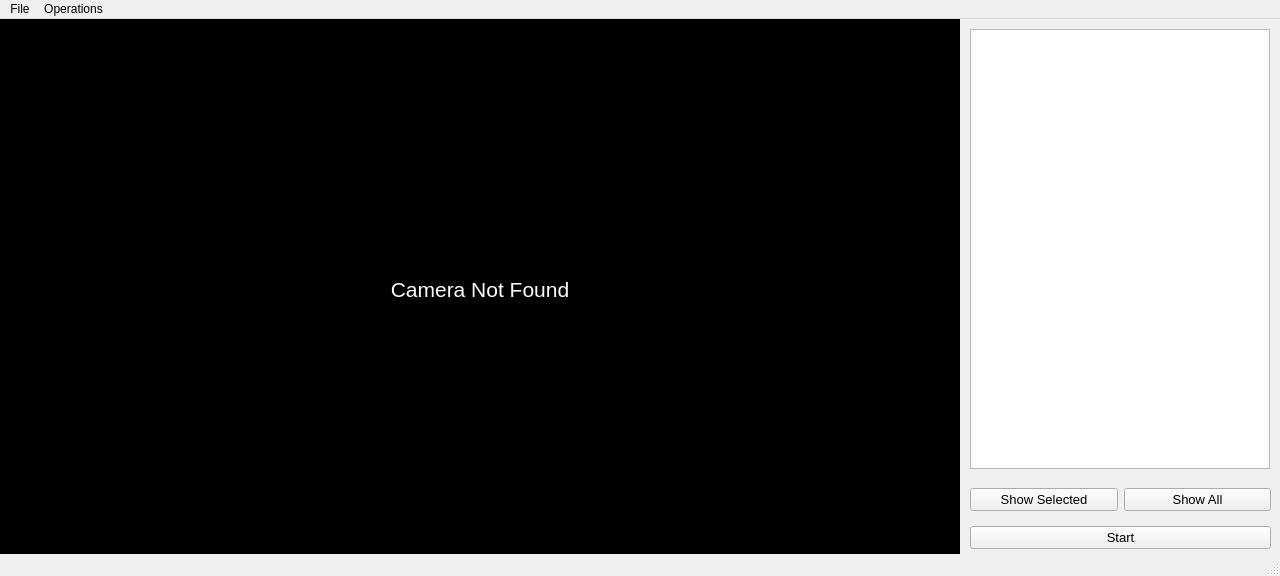
<?xml version="1.0" encoding="UTF-8"?>
<ui version="4.0">
 <class>MainWindow</class>
 <widget class="QMainWindow" name="MainWindow">
  <property name="geometry">
   <rect>
    <x>0</x>
    <y>0</y>
    <width>1280</width>
    <height>576</height>
   </rect>
  </property>
  <property name="minimumSize">
   <size>
    <width>960</width>
    <height>576</height>
   </size>
  </property>
  <property name="maximumSize">
   <size>
    <width>1280</width>
    <height>576</height>
   </size>
  </property>
  <property name="windowTitle">
   <string>MainWindow</string>
  </property>
  <widget class="QWidget" name="centralwidget">
   <widget class="QLabel" name="label_camera">
    <property name="geometry">
     <rect>
      <x>0</x>
      <y>0</y>
      <width>960</width>
      <height>540</height>
     </rect>
    </property>
    <property name="font">
     <font>
      <pointsize>16</pointsize>
     </font>
    </property>
    <property name="cursor">
     <cursorShape>CrossCursor</cursorShape>
    </property>
    <property name="styleSheet">
     <string notr="true">color: white;
background: black;</string>
    </property>
    <property name="text">
     <string>Camera Not Found</string>
    </property>
    <property name="alignment">
     <set>Qt::AlignCenter</set>
    </property>
   </widget>
   <widget class="QTableView" name="table_shots">
    <property name="geometry">
     <rect>
      <x>970</x>
      <y>10</y>
      <width>300</width>
      <height>440</height>
     </rect>
    </property>
    <property name="font">
     <font>
      <family>MS Shell Dlg 2</family>
      <pointsize>10</pointsize>
     </font>
    </property>
    <property name="cursor" stdset="0">
     <cursorShape>IBeamCursor</cursorShape>
    </property>
   </widget>
   <widget class="QWidget" name="gridLayoutWidget">
    <property name="geometry">
     <rect>
      <x>970</x>
      <y>460</y>
      <width>301</width>
      <height>81</height>
     </rect>
    </property>
    <layout class="QGridLayout" name="gridLayout">
     <property name="spacing">
      <number>6</number>
     </property>
     <item row="0" column="0">
      <widget class="QPushButton" name="button_show_seected">
       <property name="font">
        <font>
         <family>MS Shell Dlg 2</family>
         <pointsize>10</pointsize>
        </font>
       </property>
       <property name="cursor">
        <cursorShape>PointingHandCursor</cursorShape>
       </property>
       <property name="text">
        <string>Show Selected</string>
       </property>
      </widget>
     </item>
     <item row="0" column="1">
      <widget class="QPushButton" name="button_show_all">
       <property name="font">
        <font>
         <family>MS Shell Dlg 2</family>
         <pointsize>10</pointsize>
        </font>
       </property>
       <property name="cursor">
        <cursorShape>PointingHandCursor</cursorShape>
       </property>
       <property name="text">
        <string>Show All</string>
       </property>
      </widget>
     </item>
     <item row="1" column="0" colspan="2">
      <widget class="QPushButton" name="button_start">
       <property name="font">
        <font>
         <family>MS Shell Dlg 2</family>
         <pointsize>10</pointsize>
        </font>
       </property>
       <property name="cursor">
        <cursorShape>PointingHandCursor</cursorShape>
       </property>
       <property name="text">
        <string>Start</string>
       </property>
      </widget>
     </item>
    </layout>
   </widget>
  </widget>
  <widget class="QMenuBar" name="menubar">
   <property name="geometry">
    <rect>
     <x>0</x>
     <y>0</y>
     <width>1280</width>
     <height>18</height>
    </rect>
   </property>
   <widget class="QMenu" name="menuFile">
    <property name="title">
     <string>File</string>
    </property>
    <addaction name="action_save"/>
    <addaction name="action_load"/>
    <addaction name="separator"/>
    <addaction name="action_exit"/>
   </widget>
   <widget class="QMenu" name="menuOperations">
    <property name="title">
     <string>Operations</string>
    </property>
    <addaction name="action_camera_calibration"/>
    <addaction name="action_camera_device"/>
    <addaction name="action_debug"/>
    <addaction name="action_target_area"/>
   </widget>
   <addaction name="menuFile"/>
   <addaction name="menuOperations"/>
  </widget>
  <widget class="QStatusBar" name="statusbar"/>
  <action name="action_camera_calibration">
   <property name="text">
    <string>Camera Calibration</string>
   </property>
  </action>
  <action name="action_target_area">
   <property name="text">
    <string>Target Area</string>
   </property>
  </action>
  <action name="action_debug">
   <property name="text">
    <string>Mark</string>
   </property>
  </action>
  <action name="action_camera_device">
   <property name="text">
    <string>Camera Device</string>
   </property>
  </action>
  <action name="action_save">
   <property name="text">
    <string>Save</string>
   </property>
  </action>
  <action name="action_load">
   <property name="text">
    <string>Load</string>
   </property>
  </action>
  <action name="actionExit">
   <property name="text">
    <string>Exit</string>
   </property>
  </action>
  <action name="action_exit">
   <property name="text">
    <string>Exit</string>
   </property>
  </action>
 </widget>
 <resources/>
 <connections/>
</ui>
